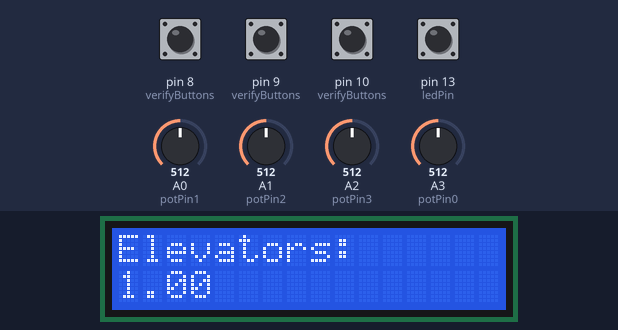
A sketch run on a simulated Arduino Uno, built with avr-gcc and run on an emulated ATmega328P. Shown: 16×2 character LCD. The inputs (shaded band) are chosen by the test bench; at power-on: pin 8 (verifyButtons), pin 9 (verifyButtons), pin 10 (verifyButtons), pin 13 (ledPin) HIGH, A3 (potPin0) = 512, A0 (potPin1) = 512, A1 (potPin2) = 512, A2 (potPin3) = 512. What the sketch prints to the serial monitor is not drawn.

Above: at 1.2 s.
1.3 s: pin 13 (ledPin) pulled LOW for 1 s
At 3.0 s:
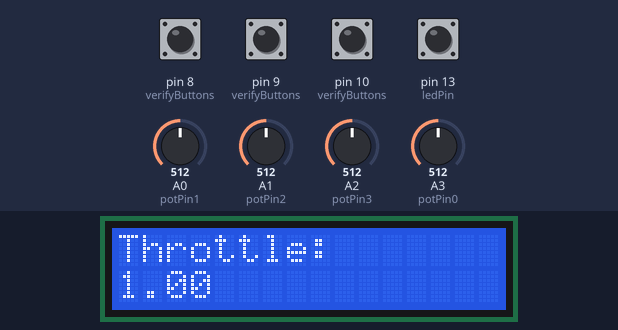
3.8 s: A3 (potPin0) set to 716
At 4.4 s:
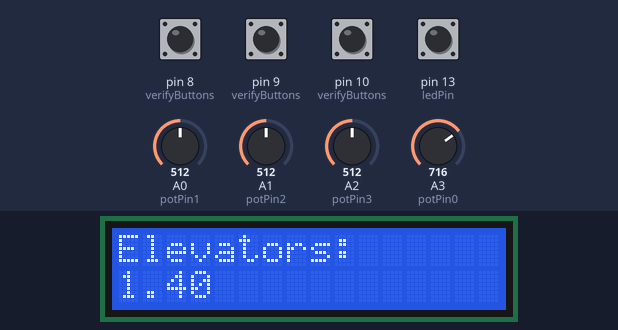
5.3 s: A3 (potPin0) set to 992
At 5.9 s:
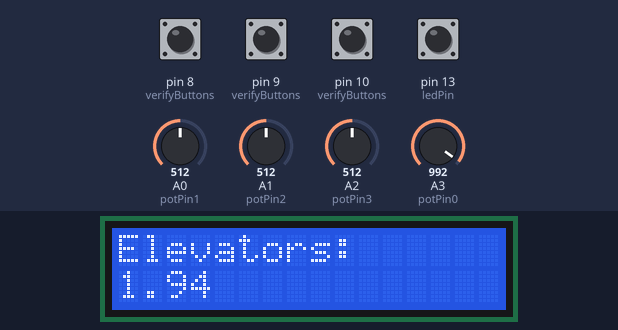
7.0 s: A3 (potPin0) set to 306
At 8.5 s:
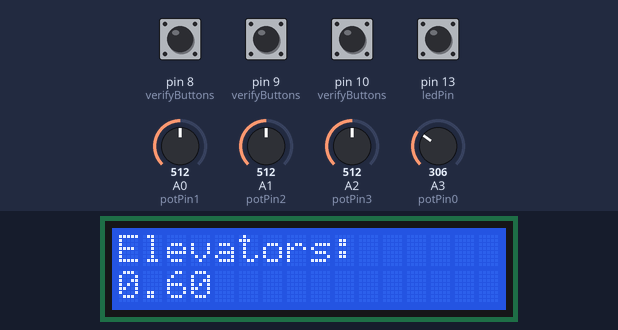
Timing chart, 0 to 9.7 s (numbered marks = the images above; inputs shaded):
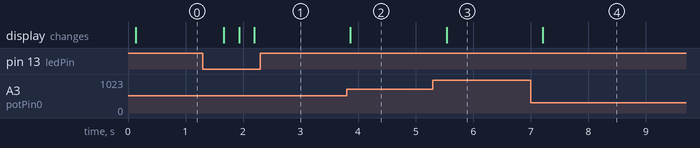

The sketch:

controlAereo.ino
```cpp
/*
 * === ANALOG POTENTIOMETER ===
 *
 */
#include <LiquidCrystal.h>

int potPin0 = 3;        /* Input PIN for the potentiometer 0   */
int potPin1 = 0;        /* Input PIN for the potentiometer 1.  */
int potPin2 = 1;        /* Input PIN for the potentiometer 2.  */
int potPin3 = 2;        /* Input PIN for the potentiometer 3.  */
int ledPin = 13;        /* Input PIN for the LED.  */
long val0 = 0;          /* Variable to store the value coming from the sensor.  */
float valNorm0 = 0;      /* Variable to store the normalize value of val. */
long val1 = 0;          /* Variable to store the value coming from the sensor.  */
float valNorm1 = 0;      /* Variable to store the normalize value of val. */
long val2 = 0;          /* Variable to store the value coming from the sensor.  */
float valNorm2 = 0;      /* Variable to store the normalize value of val. */
long val3 = 0;          /* Variable to store the value coming from the sensor.  */
float valNorm3 = 0;      /* Variable to store the normalize value of val. */
float valNorm0Fixed = 0;
float valNorm1Fixed = 0;
float valNorm2Fixed = 0;
float valNorm3Fixed = 0;
int buttonPressed = 0;
int valButton0 = 0;
int valButton1 = 0;
int valButton2 = 0;
int valButton3 = 0;
int NumPotAux = 0;

/*LiquidCrystal lcd(12, 11, 5, 4, 3, 2);*/
LiquidCrystal lcd(12, 11, 7, 6, 5, 4);

void setup() {
  lcd.begin(16, 2);
  pinMode(ledPin, OUTPUT);
  pinMode(13, INPUT_PULLUP);
  pinMode(8, INPUT_PULLUP);
  pinMode(9, INPUT_PULLUP);
  pinMode(10, INPUT_PULLUP);

  lcd.setCursor(0, 0);
  lcd.print("FLIGHT");
  lcd.setCursor(0, 1);
  lcd.print("SIMULATOR");
  Serial.begin(9600);
}

float normalizeValue(long Val)
{
  /* 1023 is the maximum value of the potentiometer */
  return ((float)Val / 1023);
}

void imprime(float Val0, float Val1, float Val2, float Val3)
{
  Serial.print(Val0);Serial.print(",");Serial.print(Val1);Serial.print(",");Serial.print(Val2);Serial.print(",");Serial.print(Val3);Serial.print(",");
}

int verifyButtons()
{
  if(digitalRead(8) == LOW)
    return 1;
  if(digitalRead(9) == LOW)
    return 2;
  if(digitalRead(10) == LOW)
    return 3;
  if(digitalRead(13) == LOW)
    return 4;
  return 0;
}

void changeLEDMessage(int NumButton)
{
  if(NumButton != 0)
  {
    lcd.begin(16, 2);
    lcd.setCursor(0, 0);

    if(NumPotAux == 0)
    {
      lcd.print("Elevators: ");
      lcd.setCursor(0, 1);
      lcd.print(valNorm0);
    }
    else if(NumPotAux == 1)
    {
      lcd.print("Aileron: ");
      lcd.setCursor(0, 1);
      lcd.print(valNorm1);
    }
    else if(NumPotAux == 2)
    {
      lcd.print("Rudder: ");
      lcd.setCursor(0, 1);
      lcd.print(valNorm2);
    }
    else if(NumPotAux == 3)
    {
      lcd.print("Throttle: ");
      lcd.setCursor(0, 1);
      lcd.print(valNorm3);
    }
    if(NumButton != 5)
      NumPotAux++;
    if(NumPotAux == 4)
      NumPotAux = 0;
  }
}

void loop() {
  valButton0 = 0;
  valButton1 = 0;
  valButton2 = 0;
  valButton3 = 0;

  val0 = analogRead(potPin0);
  valNorm0 = (normalizeValue(val0)) * 2;
  val1 = analogRead(potPin1);
  valNorm1 = (normalizeValue(val1)) * 2;
  val2 = analogRead(potPin2);
  valNorm2 = (normalizeValue(val2)) * 2;
  val3 = analogRead(potPin3);
  valNorm3 = (normalizeValue(val3)) * 2;

  digitalWrite(ledPin, HIGH);
  buttonPressed = verifyButtons();
  if(buttonPressed == 1)
    valButton1 = (int)1;
  else if(buttonPressed == 2)
    valButton2 = (int)1;
  else if(buttonPressed == 3)
    valButton3 = (int)1;
  else if(buttonPressed == 4)
  {
    changeLEDMessage(4);
    valButton0 = (int)1;
  }

  if(valNorm0 != valNorm0Fixed || valNorm1 != valNorm1Fixed || valNorm2 != valNorm2Fixed || valNorm3 != valNorm3Fixed ||
     valButton1 == 1 || valButton2 == 1 || valButton3 == 1)
  {
    changeLEDMessage(5);
    imprime(valNorm0, valNorm1, valNorm2, valNorm3);
    Serial.print(valButton1);Serial.print(",");Serial.print(valButton2);Serial.print(",");Serial.print(valButton3);Serial.println();
    valNorm0Fixed = valNorm0;
    valNorm1Fixed = valNorm1;
    valNorm2Fixed = valNorm2;
    valNorm3Fixed = valNorm3;
  }

  delay(200);

  /*
  imprime(valNorm1, valNorm2, valNorm3);

  digitalWrite(ledPin, LOW);
  verifyButtons();
  */
}
```

Measured:
- after the input at 1.3 s, the display: first changes after 0.37 s (image 1 shows a later state)
- after the input at 3.8 s, the display: changes after 0.07 s (image 2)
- after the input at 5.3 s, the display: changes after 0.24 s (image 3)
- after the input at 7.0 s, the display: changes after 0.21 s (image 4)
